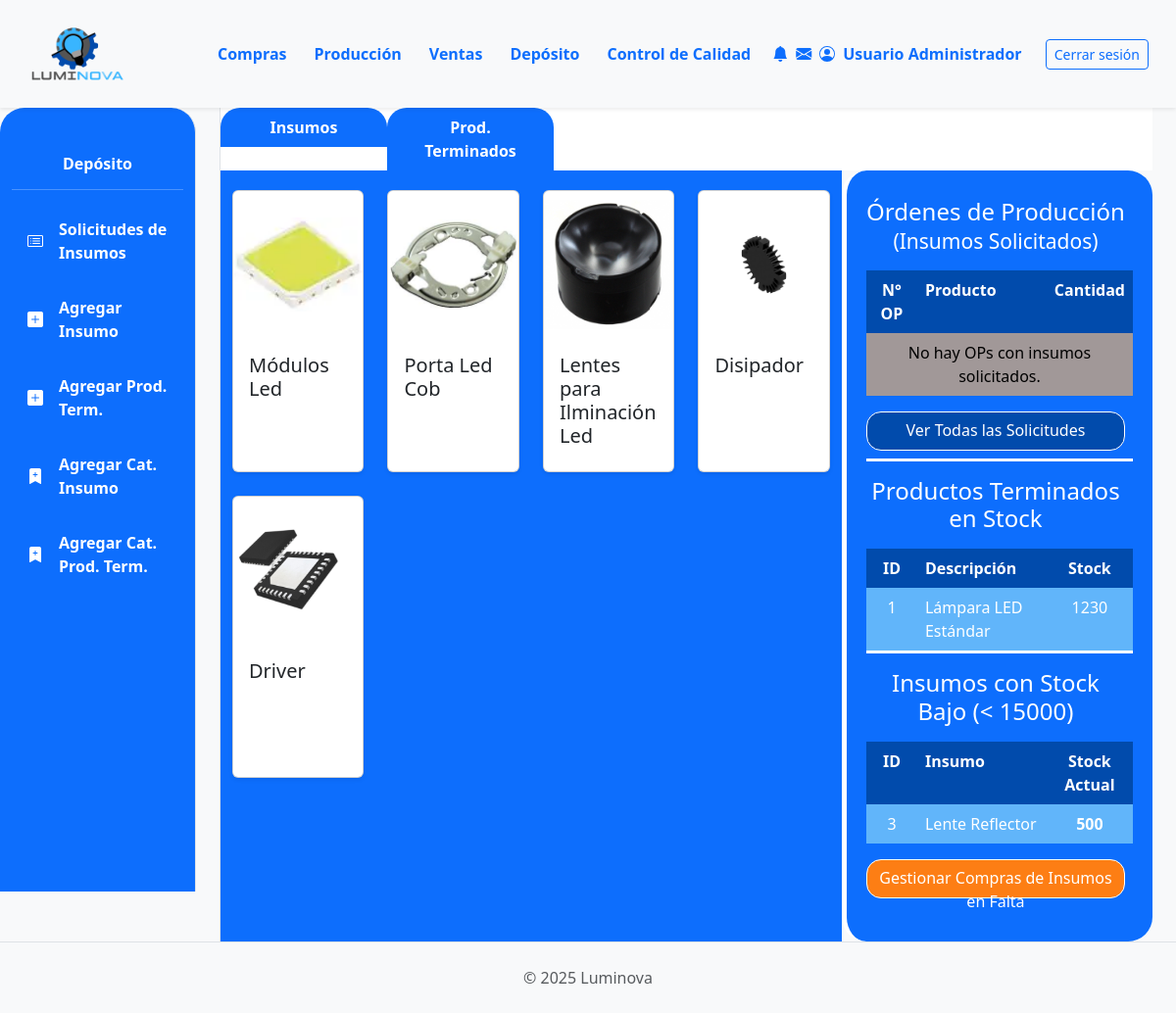
Before: /deposito/ (signed in) with the older database file.
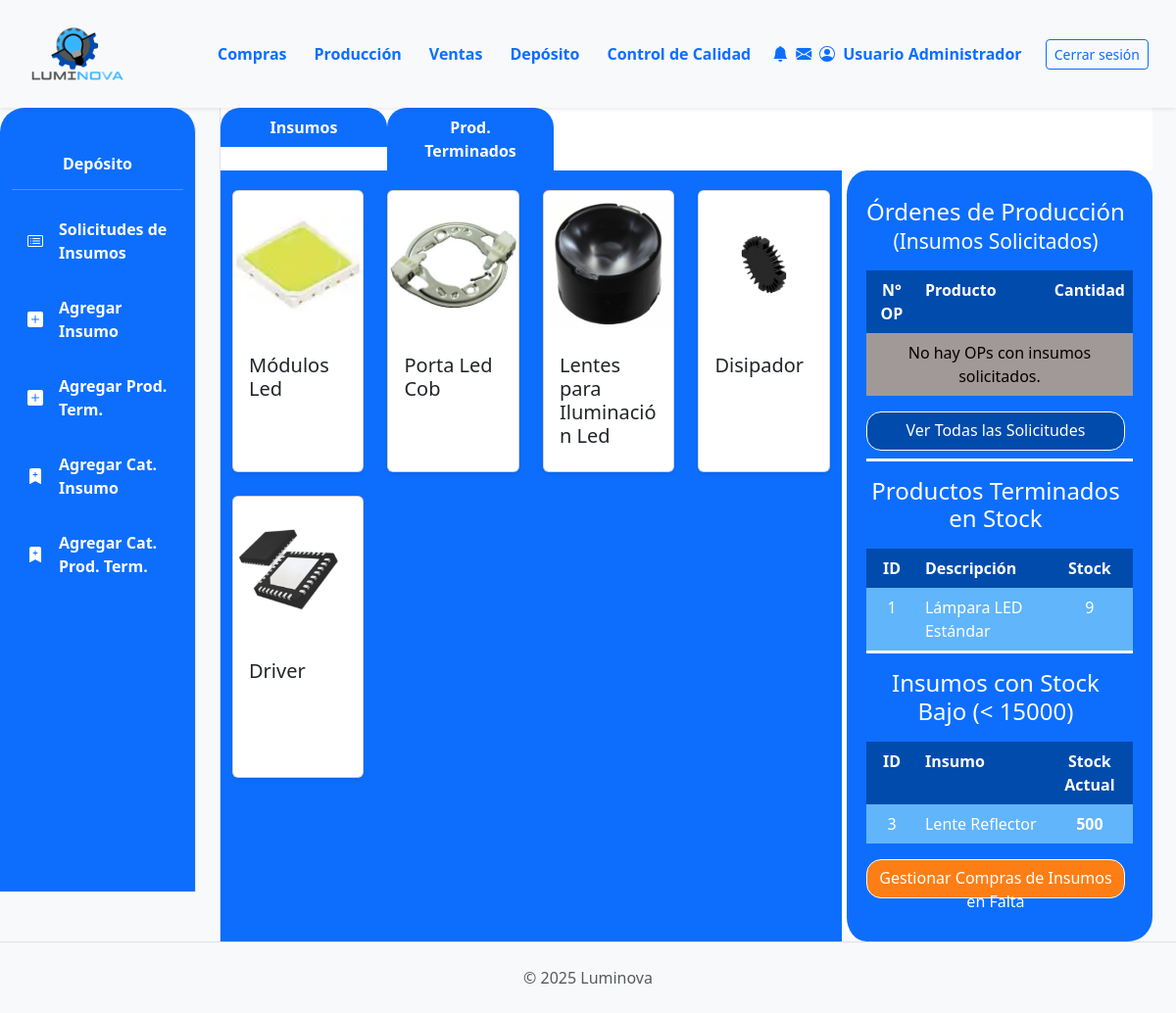
After: the same page with the newer database file.
### App_LUMINOVA/models.py (models this page shows, shortened)
class CategoriaInsumo(models.Model):
    nombre = models.CharField(max_length=100, unique=True, verbose_name="Nombre Categoría Insumo") # Aumentado max_length
    imagen = models.ImageField(upload_to='categorias_insumos/', null=True, blank=True)
    class Meta:
        verbose_name = "Categoría de Insumo"
        verbose_name_plural = "Categorías de Insumos"

class ProductoTerminado(models.Model):
    descripcion = models.CharField(max_length=255) # Aumentado max_length
    categoria = models.ForeignKey(CategoriaProductoTerminado, on_delete=models.PROTECT, related_name='productos_terminados')
    precio_unitario = models.DecimalField(max_digits=10, decimal_places=2, default=0.00)
    stock = models.IntegerField(default=0)
    modelo = models.CharField(max_length=50, blank=True, null=True)
    potencia = models.IntegerField(blank=True, null=True)
    acabado = models.CharField(max_length=50, blank=True, null=True)
    color_luz = models.CharField(max_length=50, blank=True, null=True)
    material = models.CharField(max_length=50, blank=True, null=True)
    imagen = models.ImageField(null=True, blank=True, upload_to='productos_terminados/')

class Insumo(models.Model):
    descripcion = models.CharField(max_length=255)
    categoria = models.ForeignKey(CategoriaInsumo, on_delete=models.PROTECT, related_name='insumos')
    fabricante = models.CharField(max_length=100, blank=True)
    imagen = models.ImageField(null=True, blank=True, upload_to='insumos/')
    stock = models.IntegerField(default=0)

### App_LUMINOVA/views.py (the view)
# urls.py: path('deposito/', deposito_view, name='deposito_view'),
@login_required
def deposito_view(request):
    logger.info("--- deposito_view: INICIO ---")
    categorias_I = CategoriaInsumo.objects.all()
    categorias_PT = CategoriaProductoTerminado.objects.all()
    ops_pendientes_deposito_list = OrdenProduccion.objects.none()
    ops_pendientes_deposito_count = 0
    try:
        estado_sol = EstadoOrden.objects.filter(nombre__iexact='Insumos Solicitados').first()
        if estado_sol:
            ops_pendientes_deposito_list = OrdenProduccion.objects.filter(
                estado_op=estado_sol
            ).select_related('producto_a_producir').order_by('fecha_solicitud')
            ops_pendientes_deposito_count = ops_pendientes_deposito_list.count()
            logger.info(f"Deposito_view (OPs): Encontradas {ops_pendientes_deposito_count} OPs pendientes (estado: '{estado_sol.nombre}').")
        else:
            messages.warning(request, "Configuración: El estado 'Insumos Solicitados' para OP no se encontró en la base de datos. La lista de OPs pendientes no se poblará.")
            logger.warning("Deposito_view (OPs): Estado 'Insumos Solicitados' NO encontrado.")
    except Exception as e_op: # Captura de excepción más genérica
        messages.error(request, f"Error al cargar OPs pendientes para depósito: {e_op}")
        logger.error(f"Deposito_view (OPs): Excepción al cargar OPs: {e_op}")
    productos_terminados_con_stock = ProductoTerminado.objects.filter(stock__gt=0).order_by('-stock', 'descripcion')
    logger.info(f"Deposito_view (PTs): Productos terminados con stock > 0 encontrados: {productos_terminados_con_stock.count()}")
    UMBRAL_STOCK_BAJO_INSUMOS = 15000
    insumos_con_stock_bajo = Insumo.objects.filter(stock__lt=UMBRAL_STOCK_BAJO_INSUMOS).order_by('stock', 'descripcion')
    logger.info(f"Deposito_view: Insumos con stock bajo (<{UMBRAL_STOCK_BAJO_INSUMOS}) encontrados: {insumos_con_stock_bajo.count()}")
    if insumos_con_stock_bajo.exists():
        for ins_debug in insumos_con_stock_bajo:
            logger.info(f"  -> Insumo bajo stock: {ins_debug.descripcion}, Stock: {ins_debug.stock}, ID: {ins_debug.id}")
    else:
        logger.info("  -> No se encontraron insumos con stock por debajo del umbral.")
    context = {
        'categorias_I': categorias_I,
        'categorias_PT': categorias_PT,
        'ops_pendientes_deposito_list': ops_pendientes_deposito_list,
        'ops_pendientes_deposito_count': ops_pendientes_deposito_count,
        'productos_terminados_en_stock_list': productos_terminados_con_stock,
        'insumos_con_stock_bajo_list': insumos_con_stock_bajo, # Esta es la lista clave
        'umbral_stock_bajo': UMBRAL_STOCK_BAJO_INSUMOS,
    }
    logger.info(f"Deposito_view: Contexto final - pt_stock_count={productos_terminados_con_stock.count()}, insumos_bajos_count={insumos_con_stock_bajo.count()}")
    return render(request, 'deposito/deposito.html', context)

### App_LUMINOVA/templates/deposito/deposito.html (shortened to what this page needs)
{% extends 'padre.html' %}
{% load static %}
{% load django_bootstrap5 %}
{% block sidebar_content %}
    {% include 'deposito/deposito_sidebar.html' %}
{% endblock %}
{% block content %}
    <div class="row mx-auto border-start">
        <ul class="nav justify-content-start flex-wrap" style="background-color: white;">
            <li class="nav-item">
                <button id="insumos-tab" onclick="mostrarInsumos()"
                    class="nav-link active bg-primary text-white text-center"
                    style="width: 170px; border-top-left-radius: 20px; border-top-right-radius: 20px; font-weight: bold;"
                    aria-current="page">Insumos</button>
            </li>
            <li class="nav-item">
                <button id="productos-tab" onclick="mostrarProductos()" class="nav-link bg-primary text-white text-center"
                    style="width: 170px; border-top-left-radius: 20px; border-top-right-radius: 20px; font-weight: bold;">Prod.
                    Terminados</button>
            </li>
        </ul>
        <div class="col-md-8 bg-primary" style="padding-top: 20px; padding-bottom: 20px;">
            <div id="insumos-content" class="row row-cols-1 row-cols-sm-2 row-cols-md-3 row-cols-lg-4 g-4">
                {% for categoria in categorias_I %}
                    {% if categoria %}
                        <div class="col">
                            <div class="card shadow-sm h-100">
                                <a href="{% url 'App_LUMINOVA:categoria_i_detail' categoria.id %}"
                                    class="text-decoration-none text-dark d-flex flex-column h-100">
                                    {% if categoria.imagen %}
                                    <img src="{{categoria.imagen.url}}" class="card-img-top object-fit-contain"
                                        alt="{{categoria.nombre}}" style="height: 150px;">
                                    {% else %}
                                    <img src="{% static 'img/placeholder.png' %}" class="card-img-top object-fit-contain"
                                        alt="Imagen no disponible" style="height: 150px;">
                                    {% endif %}
                                    <div class="card-body d-flex flex-column">
                                        <h5 class="card-title">{{categoria.nombre}}</h5>
                                    </div>
                                </a>
                            </div>
                        </div>
                    {% endif %}
                {% empty %}
                    <p class="text-white">No hay categorías de insumos disponibles.</p>
                {% endfor %}
            </div>
        </div>
        <div class="col-md-4 bg-primary border-start border-5 border-white"
            style="margin-left: 0px; padding: 20px; border-radius: 25px;">
            <table class="table table-borderless text-white">
                <thead>
                    <tr>
                        <th colspan="3" class="bg-primary text-white text-center" style="padding-left: 0px;"> <h4>Órdenes de Producción <br><small>(Insumos Solicitados)</small></h4></th>
                    </tr>
                </thead>
                <tbody class="bg-white text-dark">
                    <tr>
                        <th class="text-white text-center" style="background-color: #014BAC; width: 20%;">N° OP</th>
                        <th class="text-white" style="background-color: #014BAC; width: 50%;">Producto</th>
                        <th class="text-white text-center" style="background-color: #014BAC; width: 30%;">Cantidad</th>
                    </tr>
                    {% for op_solicitud in ops_pendientes_deposito_list %}
                    <tr class="{% if forloop.counter|divisibleby:2 %}table-row-even{% else %}table-row-odd{% endif %}">
                        <td class="text-white text-center">{{ op_solicitud.numero_op }}</td>
                        <td class="text-white">{{ op_solicitud.producto_a_producir.descripcion|truncatechars:20 }}</td>
                        <td class="text-white text-center">{{ op_solicitud.cantidad_a_producir }}</td>
                    </tr>
                    {% empty %}
                    <tr>
                        <td colspan="3" class="text-center" style="background-color: #A19898;">No hay OPs con insumos solicitados.</td>
                    </tr>
                    {% endfor %}
                    <tr>
                        <td colspan="3" class="bg-primary text-center pt-3" style="padding-left: 0px;">
                            <a class="btn border-white text-primary text-white"
                                style="background-color: #014BAC; width: 100%; max-width: 350px; height: 40px; border-radius: 15px;"
                                href="{% url 'App_LUMINOVA:deposito_solicitudes_insumos' %}">Ver Todas las Solicitudes</a>
                        </td>
                    </tr>
                </tbody>
                <thead>
                    <tr style="border-top: 3px solid white;">
                        <th colspan="3" class="bg-primary text-white text-center pt-3" style="padding-left: 0px;">
                            <h4>Productos Terminados en Stock</h4>
                        </th>
                    </tr>
                </thead>
                <tbody class="bg-white text-dark">
                    <tr>
                        <th class="text-white text-center" style="background-color: #014BAC; width: 20%;">ID</th>
                        <th class="text-white" style="background-color: #014BAC; width: 50%;">Descripción</th>
                        <th class="text-white text-center" style="background-color: #014BAC; width: 30%;">Stock</th>
                    </tr>
                    {% for pt_stock in productos_terminados_en_stock_list %}
                    <tr class="{% if forloop.counter|divisibleby:2 %}table-row-even{% else %}table-row-odd{% endif %}">
                        <td class="text-white text-center">{{ pt_stock.id }}</td>
                        <td class="text-white">
                            {% if pt_stock.categoria %}
                            <a href="{% url 'App_LUMINOVA:categoria_pt_detail' pt_stock.categoria.id %}"
                                class="text-white text-decoration-none"
                                title="Ver en categoría: {{ pt_stock.categoria.nombre }}">
                                {{ pt_stock.descripcion|truncatechars:20 }}
                            </a>
                            {% else %}
                            {{ pt_stock.descripcion|truncatechars:20 }}
                            {% endif %}
                        </td>
                        <td class="text-white text-center">{{ pt_stock.stock }}</td>
                    </tr>
                    {% empty %}
                    <tr>
                        <td colspan="3" class="text-center" style="background-color: #A19898;">No hay productos terminados con stock.</td>
                    </tr>
                    {% endfor %}
                </tbody>
                <thead>
                    <tr style="border-top: 3px solid white;">
                        <th colspan="3" class="bg-primary text-white text-center pt-3" style="padding-left: 0px;">
                            <h4>Insumos con Stock Bajo (< {{ umbral_stock_bajo|default:15000 }})</h4>
                        </th>
                    </tr>
                </thead>
                <tbody class="bg-white text-dark">
                    <tr>
                        <th class="text-white text-center" style="background-color: #014BAC; width: 20%;">ID</th>
                        <th class="text-white" style="background-color: #014BAC; width: 50%;">Insumo</th>
                        <th class="text-white text-center" style="background-color: #014BAC; width: 30%;">Stock Actual</th>
                    </tr>
                    {% for insumo_bajo_stock_item in insumos_con_stock_bajo_list %}
                    <tr class="{% if forloop.counter|divisibleby:2 %}table-row-even{% else %}table-row-odd{% endif %}">
                        <td class="text-white text-center">{{ insumo_bajo_stock_item.id }}</td>
                        <td class="text-white">{{ insumo_bajo_stock_item.descripcion|truncatechars:25 }}</td>
                        <td class="text-white text-center fw-bold text-danger">{{ insumo_bajo_stock_item.stock }}</td>
                    </tr>
                    {% empty %}
                    <tr>
                        <td colspan="3" class="text-center" style="background-color: #A19898;">
                            No hay insumos con stock bajo actualmente.
                        </td>
                    </tr>
                    {% endfor %}
                    {% if insumos_con_stock_bajo_list %}
                    <tr>
                        <td colspan="3" class="bg-primary text-center pt-3" style="padding-left: 0px;">
                            <a class="btn border-white text-primary text-white"
                                style="background-color: #fd7e14; width: 100%; max-width: 350px; height: 40px; border-radius: 15px;"
                                href="{% url 'App_LUMINOVA:compras_desglose' %}">
                                Gestionar Compras de Insumos en Falta
                            </a>
                        </td>
                    </tr>
                    {% endif %}
                </tbody>
            </table>
        </div>
    </div>
{% endblock %}

Changed rows visible on the page:
changed CategoriaInsumo: nombre "Lentes para Ilminación Led" → "Lentes para Iluminación Led"
changed ProductoTerminado "Lámpara LED Estándar": stock "1230" → "9"
